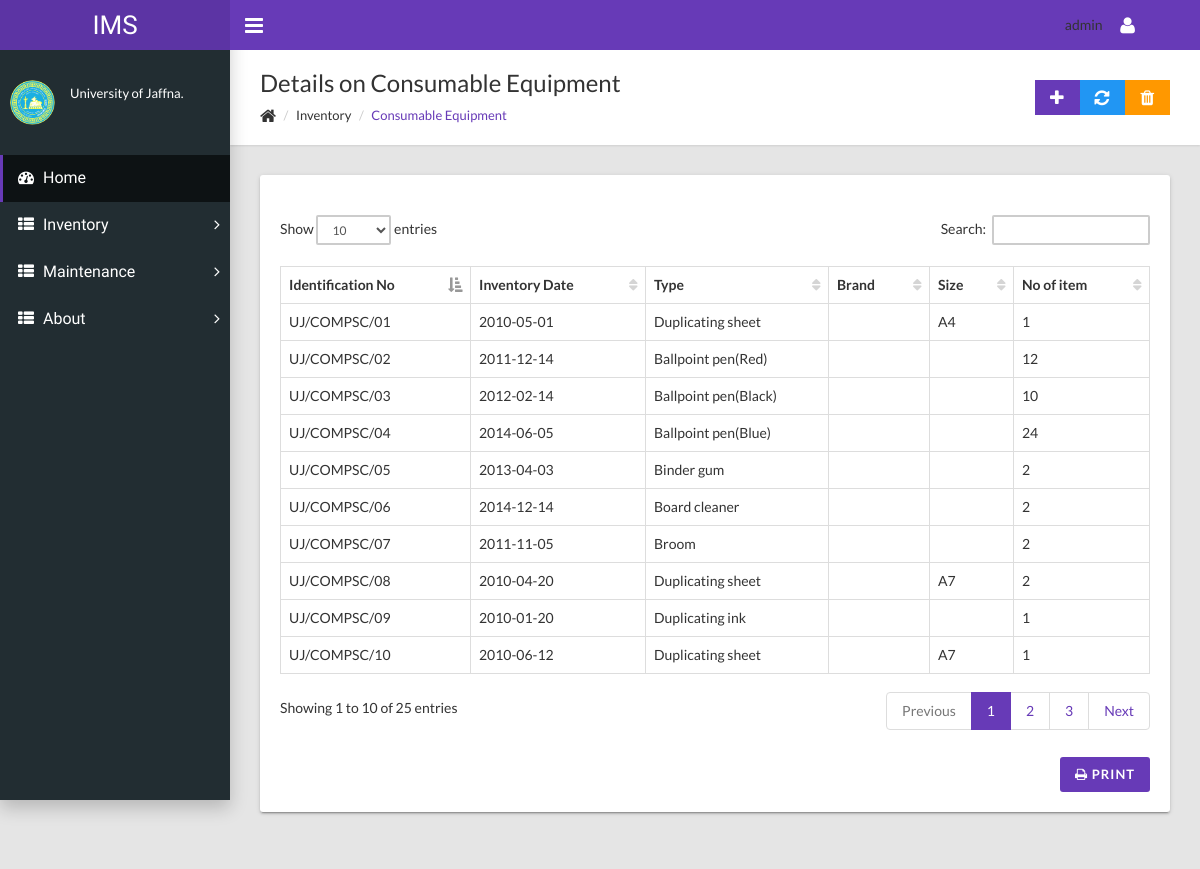
Screenshot of /dummyconsu.php (signed in) with the database file from the repository.
### tables this page shows
CREATE TABLE `signup` (
  `id` int(11) NOT NULL,
  `title` varchar(5) NOT NULL,
  `firstname` varchar(25) NOT NULL,
  `lastname` varchar(25) NOT NULL,
  `designation` varchar(25) NOT NULL,
  `email` varchar(25) NOT NULL,
  `username` varchar(25) NOT NULL,
  `password` varchar(255) NOT NULL
);

CREATE TABLE `cons` (
  `idno` varchar(25) NOT NULL,
  `intdate` date NOT NULL,
  `type` varchar(25) NOT NULL,
  `brand` varchar(25) NOT NULL,
  `size` varchar(25) NOT NULL,
  `noitem` int(5) NOT NULL
);

### dummyconsu.php (the view, shortened to what this page needs)
<!DOCTYPE html>
<html>
  <head>
    <link rel="stylesheet" type="text/css" href="css/main.css">
  </head>
  <body class="sidebar-mini fixed">
    <div class="wrapper">
      <header class="main-header hidden-print"><a href="home.php" class="logo">IMS</a>
        <nav class="navbar navbar-static-top">
          <a href="#" data-toggle="offcanvas" class="sidebar-toggle"></a>
          <div class="navbar-custom-menu">
            <ul class="top-nav">
			  <li  class="not-head" >
		<?php
	require_once 'dbconfig.php';
	$id =$_SESSION['user'];
	$sql = "SELECT * FROM signup WHERE username='$id'";
	$res=mysqli_query($conn,$sql);
	$userRow=mysqli_fetch_array($res);
	$name = $userRow['username'];
	echo "$name"
?>
			  </li>
              <li class="dropdown"><a href="#" data-toggle="dropdown" role="button" aria-haspopup="true" aria-expanded="false" class="dropdown-toggle"><i class="fa fa-user fa-lg"></i></a>
              </li>
            </ul>
          </div>
        </nav>
      </header>
      <aside class="main-sidebar hidden-print">
        <section class="sidebar">
          <div class="user-panel">
            <div class="pull-left image"><img src="images/logo.jpg" alt="User Image" class="img-circle"></div>
            <div class="pull-left info">
              <p class="designation">University of Jaffna.</p>
            </div>
          </div>
          <ul class="sidebar-menu">
            <li class="active"><a href="home.php"><i class="fa fa-dashboard"></i><span>Home</span></a></li>
            <li class="treeview"><a href="#"><i class="fa fa-th-list"></i><span>Inventory</span><i class="fa fa-angle-right"></i></a>
            </li>
			   <li class="treeview"><a href="#"><i class="fa fa-th-list"></i><span>Maintenance</span><i class="fa fa-angle-right"></i></a>
            </li>
			<li class="treeview"><a href="about.php"><i class="fa fa-th-list"></i><span>About</span><i class="fa fa-angle-right"></i></a>
          </ul>
        </section>
      </aside>
      <div class="content-wrapper">
        <div class="page-title">
          <div>
            <h1>Details on Consumable Equipment</h1>
            <ul class="breadcrumb side">
              <li><i class="fa fa-home fa-lg"></i></li>
              <li>Inventory</li>
              <li class="active"><a href="#">Consumable Equipment</a></li>
            </ul>
          </div>
          <div><a href="consu_add.html" class="btn btn-primary btn-flat"><i class="fa fa-lg fa-plus"></i></a><a href="updt_consumable.html" class="btn btn-info btn-flat"><i class="fa fa-lg fa-refresh"></i></a><a href="dlt_consum.html" class="btn btn-warning btn-flat"><i class="fa fa-lg fa-trash"></i></a></div>
        </div>
        <div class="row">
          <div class="col-md-12">
            <div class="card">
               <form id="form1" runat="server">
              <div class="card-body">
                <div id="printablediv">
			  <?php
	$query2 = 'SELECT * FROM cons';
	echo"<br>";
				if($query2_run = mysql_query($query2))
					{
						$count = mysql_num_rows($query2_run);
							if($count == null)
								{
									echo "No records".mysql_error();
								}
							else
								{
               echo" <table id=\"sampleTable\" class=\"table table-hover table-bordered\">
                  <thead>
                    <tr>
                      <th>Identification No</th>
                      <th>Inventory Date</th>
					   <th>Type</th>
						<th>Brand </th>
						<th>Size </th>
						<th>No of item </th>
                   </tr>
					</thead>";
						while($query2_row=mysql_fetch_assoc($query2_run))
										{
											$idno = $query2_row['idno'];
											$intdate = $query2_row['intdate'];
											$type = $query2_row['type'];
											$brand = $query2_row['brand'];
											$size = $query2_row['size'];
											$noitem = $query2_row['noitem'];
											echo "<tr><td>". $idno."</td><td>".$intdate."</td><td>".$type."</td><td>".$brand."</td><td>".$size."</td><td>".$noitem."</td></tr>";
										}
										echo"</table>";
                 }
					}
				else
					{
						echo "Query Failed".mysql_error();
					}
?>
              </div>
              </div>
<div class="row hidden-print mt-20">
                  <div class="col-xs-12 text-right"><a onclick="javascript:printDiv('printablediv')" class="btn btn-primary"><i class="fa fa-print"></i> Print</a></div>
                </div>
    </form>
            </div>
          </div>
        </div>
      </div>
    </div>
  </body>
</html>

### rows the page displays
signup: username "admin"
cons: idno "UJ/COMPSC/01", intdate "2010-05-01", type "Duplicating sheet", size "A4", noitem "1"
cons: idno "UJ/COMPSC/02", intdate "2011-12-14", type "Ballpoint pen(Red)", noitem "12"
cons: idno "UJ/COMPSC/03", intdate "2012-02-14", type "Ballpoint pen(Black)", noitem "10"
cons: idno "UJ/COMPSC/04", intdate "2014-06-05", type "Ballpoint pen(Blue)", noitem "24"
cons: idno "UJ/COMPSC/05", intdate "2013-04-03", type "Binder gum", noitem "2"
cons: idno "UJ/COMPSC/06", intdate "2014-12-14", type "Board cleaner", noitem "2"
cons: idno "UJ/COMPSC/07", intdate "2011-11-05", type "Broom", noitem "2"
cons: idno "UJ/COMPSC/08", intdate "2010-04-20", type "Duplicating sheet", size "A7", noitem "2"
cons: idno "UJ/COMPSC/09", intdate "2010-01-20", type "Duplicating ink", noitem "1"
cons: idno "UJ/COMPSC/10", intdate "2010-06-12", type "Duplicating sheet", size "A7", noitem "1"
